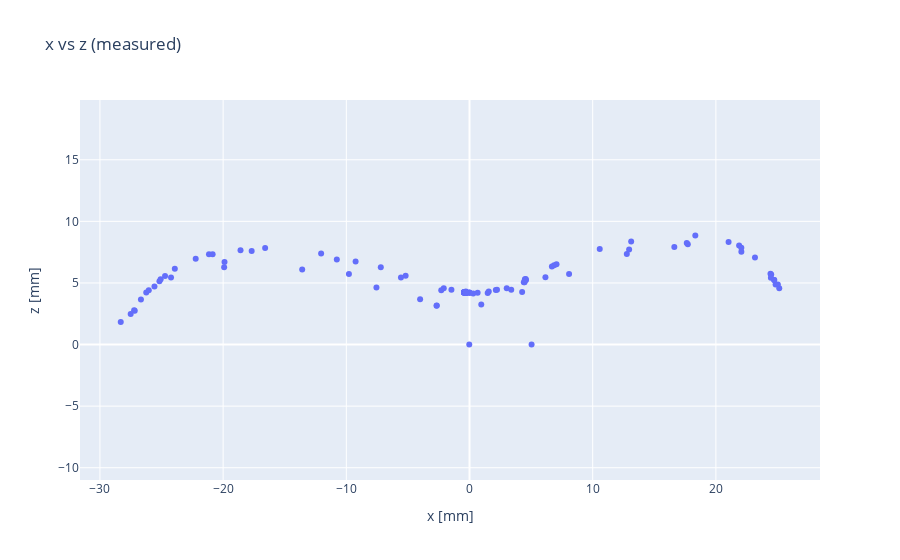

The notebook cell saved with this chart:
### Code cell
a = 0
b = 2

measured2D = go.Scatter(x=locpred[:,a], y=locpred[:,b], mode='markers')
layout = go.Layout(title='x vs z (measured)', scene=dict(xaxis_title='x [mm]', yaxis_title='z [mm]'))
calc2D = go.Scatter(x=locact[:,a], y=locact[:,b], mode='markers')
fig2 = go.Figure(data=[measured2D], layout=layout)
fig2.update_yaxes(scaleanchor='x')
fig2.update_layout(
    xaxis_title="x [mm]",
    yaxis_title="z [mm]"
)
fig2.show()
